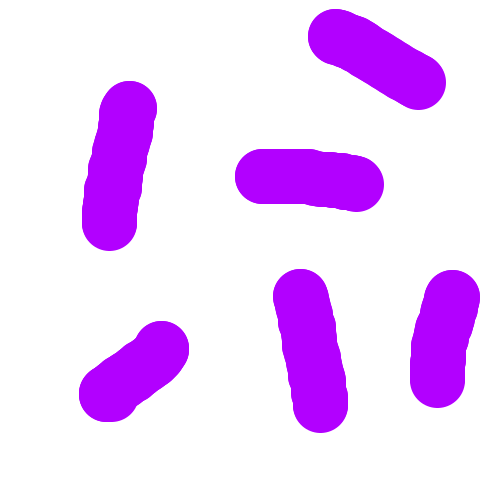
#> input picture PythonRobotics/Motion_planning/sampling_search/map/map_1.bmp, 500 x 500 px
$ python motion_roadmap.py
#> lines starting #> are read from the running program, lines starting #| are printed output that depends on the picture; after the words box and inside, x2 and y2 are one past the last pixel; in counts of white or black regions, pixels touching at a corner belong together
#> further down, img is the input picture: shape (500, 500, 3); mean B, G, R 255, 207.6, 240.7
# coding=utf-8
import cv2
import numpy as np
import Motion_planning.sampling_search.motion_planning_tool as mpt
import math


class MotionRoadmap(object):
    def __init__(self, map_img, start=None, goal=None):
        ## 初始化实例，需要输入一张 bmp 格式的地图
        self.map = map_img
        size = self.map.shape
#> size = (500, 500, 3)
        self.point_start = np.mat([0, 0])
        self.point_goal = np.mat([size[0] - 1, size[1] - 1])
#> self.point_goal = [[499, 499]]

    # [52 lines left out: function prm_planning, not called in this run]

    def rrt_planning(self, step_size=20, threshold=20, limit_try=20000, draw=True):
        ''' 快速扩展随机树算法（RRT算法）。

        本函数可对 self.map 进行 RRT 规划并绘制图像。

        Args:
            step_size: 搜索步长，默认20。int
            threshold: 判断阈值，小于此值将被视作同一个点，不可大于 step_size，默认20。float
            limit_try: 尝试次数。默认20000。int
            draw: 绘制图像指令，缺省表示绘制，’None‘表示不绘制。string
        Return:
            本函数没有返回值，但会根据计算结果赋值（或定义）以下属性变量：
                self.rrt_tree: 所生成的rrt树。numpy.mat
                    数据含义: [[横坐标, 纵坐标, 父节点索引]]，其中第一个点为根，最后一个点为终点梢

        Raises:
            暂无明显的接口错误
        Example:
            mr = MotionRoadmap(img)
            mr.rrt_planning(step_size=25, threshold=30, limit_try=15000, draw='None')

        '''
#> called with step_size = 20, threshold = 20, limit_try = 15000, draw = True
        print('开始 RRT 路径规划，请等待...')
        # 地图灰度化
        image_gray = cv2.cvtColor(self.map, cv2.COLOR_BGR2GRAY)
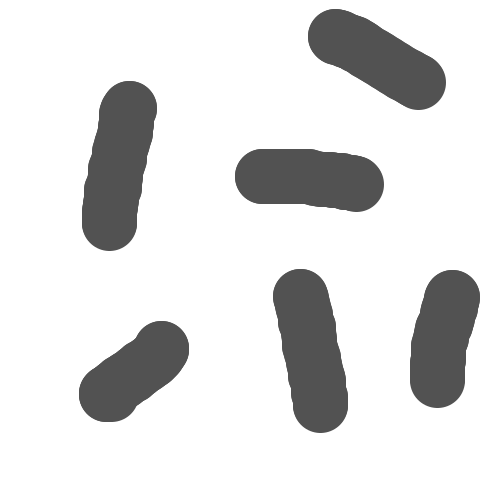
#> image_gray: shape (500, 500); min 82, max 255, mean 222.9
        # 地图二值化
        ret, img_binary = cv2.threshold(image_gray, 127, 255, cv2.THRESH_BINARY)
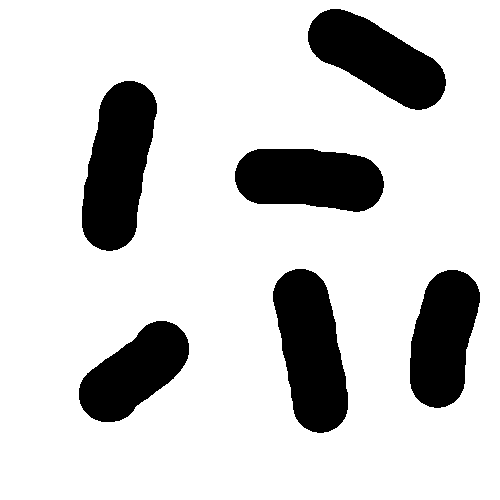
#> img_binary: shape (500, 500); 81.5% white; 6 black regions, box (x1, y1, x2, y2) and area: (82, 81, 157, 251) 8882, (273, 269, 348, 433) 8533, (308, 9, 446, 110) 7620, (235, 149, 384, 212) 7608, (410, 270, 480, 408) 7074, (79, 321, 189, 422) 6464
        # 初始化 RRT 树:[横坐标，纵坐标，父节点索引]
        rrt_tree = np.hstack((self.point_start, [[0]]))
        # 初始化尝试次数
        num_try = 0
        # 成功标识
        path_found = False

        while num_try <= limit_try:
            ## 随机生长采样点
            if np.random.rand() < 0.5:
                # 在地图范围内随机采样一个像素
                sample = np.mat(np.random.randint(0, img_binary.shape[0] - 1, (1, 2)))
            else:
                sample = self.point_goal

            ## 选择rrt树中离采样点最近的点
            # 计算各点与采样点的距离
            mat_distance = mpt.straight_distance(rrt_tree[:, 0: 2], sample)
            # 距离最小点的索引
            index_closest = np.argmin(mat_distance, 0)[0, 0]  # 末尾索引用以取数值，否则为矩阵
            point_closest = rrt_tree[index_closest, 0: 2]

            ## 从距离最小点向采样点移动 step_size 距离，并进行碰撞检测
            theta_dir = math.atan2(sample[0, 0] - point_closest[0, 0], sample[0, 1] - point_closest[0, 1])
            point_move = point_closest + step_size * np.mat([math.sin(theta_dir), math.cos(theta_dir)])
            # 将坐标化为整数
            point_move = np.around(point_move).astype(int)
            if not mpt.check_path(point_closest, point_move, img_binary):
                num_try = num_try + 1
                continue

            ## 成功检测
            if mpt.straight_distance(point_move, self.point_goal) < threshold:
                path_found = True
                # 加入到rrt树
                point_move = np.hstack((point_move, [[index_closest]]))
                rrt_tree = np.vstack((rrt_tree, point_move))
                break

            ## 计算rrt树中各点与新点的距离，如果均大于 threshold 的，则添加新点到rrt树
            mat_distance = mpt.straight_distance(rrt_tree[:, 0: 2], point_move)
            if np.min(mat_distance, 0) < threshold:
                num_try = num_try + 1
                continue
            # 为新点加入父节点索引
            point_move = np.hstack((point_move, [[index_closest]]))
            rrt_tree = np.vstack((rrt_tree, point_move))
#> after the loop, num_try = 0; path_found = False; rrt_tree = [[0, 0, 0]]

        if path_found:
            print('规划成功！')
            ## 根据关键字确定是否绘图
            if draw:
                mpt.tree_plot(self.map, rrt_tree)
        else:
            print('没有找到解。')

    # [89 lines left out: function pf_planning, not called in this run]


if __name__ == "__main__":
    ## 预处理
    # 图像路径
    image_path = "./map/map_1.bmp"
    # 读取图像
    img = cv2.imread(image_path)  # np.ndarray RGB uint8
    img = cv2.resize(img, (500, 500))

    start = np.mat([0, 99])
    goal = np.mat([95, 5])
    mr = MotionRoadmap(img, start, goal)

    # mr.prm_planning(100, 100)
    mr.rrt_planning(20, 20, 15000)
#> (the call stopped at in rrt_planning, `mat_distance = mpt.straight_distance(rrt_tree[:, 0: 2], sample)`: Motion_planning is not available in this run)
    # mr.pf_planning()

$ run again, with PythonRobotics/Motion_planning/sampling_search/map/map_4.bmp copied over PythonRobotics/Motion_planning/sampling_search/map/map_1.bmp
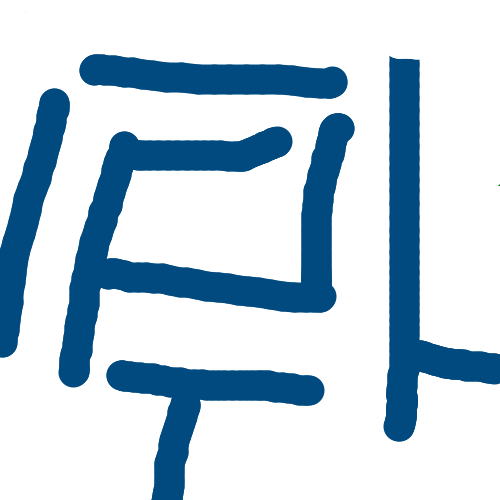
#> input picture PythonRobotics/Motion_planning/sampling_search/map/map_4.bmp, 500 x 500 px
#> img is the input picture: shape (500, 500, 3); mean B, G, R 222.2, 208.7, 189.8
#> in rrt_planning, `image_gray = cv2.cvtColor(self.map, cv2.COLOR_BGR2GRAY)`:
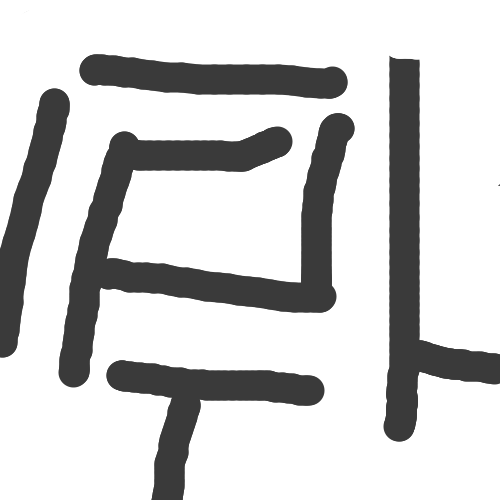
#> image_gray: shape (500, 500); min 58, max 255, mean 204.6
#> in rrt_planning, `ret, img_binary = cv2.threshold(image_gray, 127, 255, cv2.THRESH_BINARY)`:
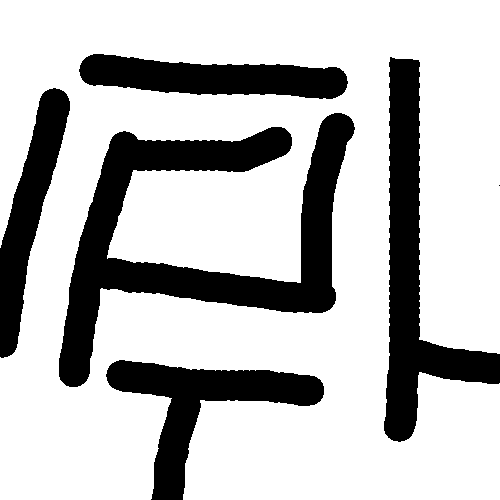
#> img_binary: shape (500, 500); 74.5% white; 6 black regions (1 under 20 px), largest, box (x1, y1, x2, y2) and area: (59, 113, 355, 387) 24756, (384, 57, 500, 442) 14005, (106, 360, 324, 500) 9665, (79, 54, 348, 99) 7908, (0, 88, 70, 358) 7363
#> after the loop in rrt_planning, `while num_try <= limit_try:`: num_try = 0; path_found = False; rrt_tree = [[0, 0, 0]]
